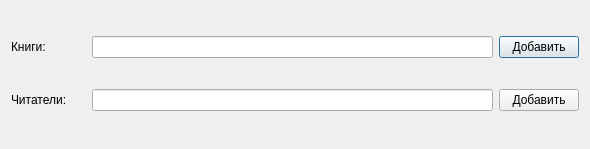
<?xml version="1.0" encoding="UTF-8"?>
<ui version="4.0">
 <class>MyDialog</class>
 <widget class="QDialog" name="MyDialog">
  <property name="geometry">
   <rect>
    <x>0</x>
    <y>0</y>
    <width>590</width>
    <height>149</height>
   </rect>
  </property>
  <property name="windowTitle">
   <string>Dialog</string>
  </property>
  <property name="sizeGripEnabled">
   <bool>false</bool>
  </property>
  <layout class="QVBoxLayout" name="verticalLayout">
   <item>
    <layout class="QHBoxLayout" name="horizontalLayout">
     <item>
      <widget class="QLabel" name="label">
       <property name="minimumSize">
        <size>
         <width>75</width>
         <height>0</height>
        </size>
       </property>
       <property name="text">
        <string>Книги:</string>
       </property>
       <property name="buddy">
        <cstring>lineEdit</cstring>
       </property>
      </widget>
     </item>
     <item>
      <widget class="QLineEdit" name="lineEdit"/>
     </item>
     <item>
      <widget class="QPushButton" name="pushButton">
       <property name="text">
        <string>Добавить</string>
       </property>
      </widget>
     </item>
    </layout>
   </item>
   <item>
    <layout class="QHBoxLayout" name="horizontalLayout_2">
     <item>
      <widget class="QLabel" name="label_2">
       <property name="minimumSize">
        <size>
         <width>75</width>
         <height>0</height>
        </size>
       </property>
       <property name="text">
        <string>Читатели:</string>
       </property>
       <property name="buddy">
        <cstring>lineEdit_2</cstring>
       </property>
      </widget>
     </item>
     <item>
      <widget class="QLineEdit" name="lineEdit_2"/>
     </item>
     <item>
      <widget class="QPushButton" name="pushButton_2">
       <property name="text">
        <string>Добавить</string>
       </property>
      </widget>
     </item>
    </layout>
   </item>
  </layout>
 </widget>
 <resources/>
 <connections/>
</ui>
